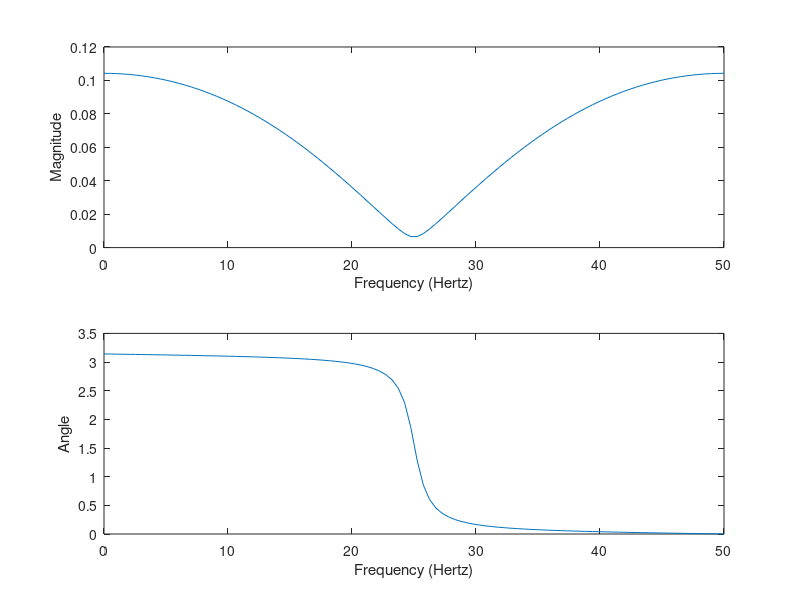

Write the MATLAB code that produced this figure.
% SSFP Simulation
% Michael Mendoza

clear;

% Parameters
alpha = pi/2; phi = 0; dphi = 0;
T1 = 790/1000; T2 = 92/1000; M0 = 1; 
% T1 = 270/1000; T2 = 85/1000; M0 = 1; 
TR = 10/1000; TE = TR/2;
Nr = 200;  % Number of Repetitions
Ns = 100; % Number of Samples for Off-Resonance Graph
BetaMax = pi; % Off Resonance - Free-Precession Angle (rad)

% Set Up Magnetization Vector
M = [0,0,M0]';  % Starting M Vector
Ms = [];

% Matrices
% Rotation Matrices
% Rx = [1 0 0; 0 cos(alpha) sin(alpha); 0 -sin(alpha) cos(alpha)];                                    % Rx( alpha ) with phi = 0
Rx = [cos(alpha)*sin(phi)^2+cos(phi)^2 (1-cos(alpha))*cos(phi)*sin(phi) -sin(alpha)*sin(phi) ;      % Rx( alpha, phi )
      (1-cos(alpha))*cos(phi)*sin(phi) cos(alpha)*cos(phi)^2+sin(phi)^2 sin(alpha)*cos(phi)  ;
      sin(alpha)*sin(phi)              -sin(alpha)*cos(phi)             cos(alpha)          ];

%%
% Interative Method SSFP Simulation
if 1
count = 0;
for b = linspace(-BetaMax, BetaMax, Ns)   % Interate through Beta values
    
    M = [0,0,M0]';
    count = count + 1;
    for n = 1:Nr  % Interate through tips
        % Alpha Degree Tip
        Mtip = Rx*M;  
        
        % T1, T2 Relaxation
        E = diag([exp(-TR/T2), exp(-TR/T2), exp(-TR/T1)]);
        Ez = [0;0;M0*(1-exp(-TR/T1))];
        % Off Resonance Precesion

        P = [cos(b),sin(b),0; -sin(b),cos(b),0; 0,0,1];
        % Single after Relaxation and Off-Resonace Precession
        M = P * E * Mtip + Ez;
        
        phi = phi + dphi;
        Rx = [cos(alpha)*sin(phi)^2+cos(phi)^2 (1-cos(alpha))*cos(phi)*sin(phi) -sin(alpha)*sin(phi) ;      % Rx( alpha, phi )
              (1-cos(alpha))*cos(phi)*sin(phi) cos(alpha)*cos(phi)^2+sin(phi)^2 sin(alpha)*cos(phi)  ;
              sin(alpha)*sin(phi)              -sin(alpha)*cos(phi)             cos(alpha)          ];
    end
    
    % After One Last Tip, and T1,T2 Relaxation and Beta Precession
    Mtip = Rx*M;
    E = diag([exp(-TE/T2), exp(-TE/T2), exp(-TE/T1)]); Ez = [0;0;M0*(1-exp(-TE/T1))];
    P = [cos(b * TE/TR),sin(b * TE/TR),0; -sin(b * TE/TR),cos(b * TE/TR),0; 0,0,1];
    M = P * E * Mtip + Ez;
    
    % Save Sample Point after Steady State is Reached
    Ms(1,count) = norm(M(1:2));
    Ms(2,count) = angle(M(1)+j*M(2));
    
end

%%
% Steady State SSFP Simulation
else
i = 0;
for b = linspace(0, BetaMax, Ns)
    i = i + 1;
    % Inital Magnetization Vector
    M0 = [0,0,1]'; I = eye(3);
    % T1, T2 Relaxation
    E = diag([exp(-TR/T2), exp(-TR/T2), exp(-TR/T1)]);
    Ete = diag([exp(-TE/T2), exp(-TE/T2), exp(-TE/T1)]);
    % Off Resonance Precesion
    P = [cos(b),sin(b),0; -sin(b),cos(b),0; 0,0,1];
    Pte = [cos(b*TE/TR), sin(b*TE/TR), 0; -sin(b*TE/TR), cos(b*TE/TR), 0; 0, 0, 1];
    
    Mminus = (I-P*E*Rx)^(-1)*(I-E)*M0;                         % Before Last Tip
    Mplus = Rx * Mminus;                                       % Singal After Tip
    Mte = Pte*Ete*Mplus + (I-Ete)*M0;                          % After Last Relaxation and Precession
    
    % Save Sample Point after Steady State Magnetization
    Ms(1,i) = norm(Mte(1:2));
    Ms(2,i) = angle(Mte(1)+Mte(2)*j);
end
end

%%
% Plot SSFP Spectrum
figure();
Beta = linspace(0, BetaMax, Ns);
f = Beta / TR / (2*pi);
subplot(2,1,1); plot(f, Ms(1,:));
ylabel('Magnitude');
xlabel('Frequency (Hertz)');
subplot(2,1,2); plot(f, Ms(2,:));
xlabel('Frequency (Hertz)');
ylabel('Angle');


